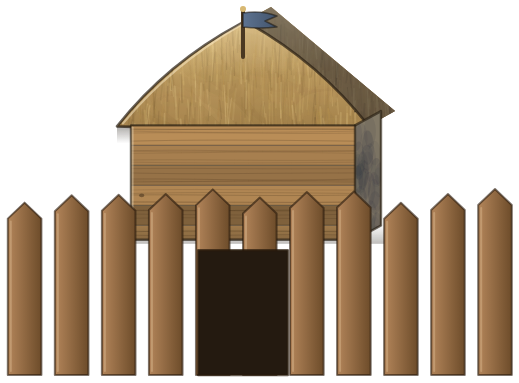
#> input picture assets/bld_barracks.png, 519 x 383 px; its folder holds only this picture in this run
$ python loecherfrei.py ../assets/bld_barracks.png
#> lines starting #> are read from the running program, lines starting #| are printed output that depends on the picture
# -*- coding: utf-8 -*-
"""Eingeschlossene Hintergrundflaechen aus den Gebaeudebildern entfernen.

Nutzerbefund: "die transparenz passt nicht bei den gebaeuden,
eingeschlossene flaechen sind weiss anstatt transparent".

URSACHE: tools/freistellen.py entfernt den Hintergrund mit einer
Flutfuellung VOM BILDRAND. Das muss so sein - der Schlagschatten hat
dieselbe Farbigkeit wie der Hintergrund, und grauer Stein am Bau auch;
ohne die Randbedingung frisst der Freisteller den Stein mit. Der Preis
ist genau der gemeldete: was RINGSUM von Gebaeude umschlossen ist - die
Oeffnung in einem Geruest, das Innere einer Rundmauer, der Giebel eines
Fachwerks - bleibt stehen und leuchtet milchig.

DASS es der Hintergrund ist, ist gemessen: die Randfarbe der Quellbilder
ist ueber alle Lieferungen (213,1 / 209,5 / 202,5) mit einer Streuung von
0,6 - und die milchigen Reste im fertigen Sprite haben dieselbe Farbe
(bld_build_m_1: Mittel 213,1 / 209,0 / 201,2).

Der Schatten-Einwand gilt hier NICHT, weil nicht nach Farbigkeit gesucht
wird, sondern nach der GANZEN Farbe: ein abgedunkelter Hintergrund liegt
weit weg von ihr, gemalter Werkstoff ebenfalls. Nachgeprueft an zehn
Blaettern mit markierter Maske (Beleg maske.png): getroffen werden
ausschliesslich Oeffnungen; Putz, Stroh und grauer Stein bleiben
unberuehrt - Lagerhaus, Wohnhaus, Baeckerei und Zehntscheune melden
0,0 Prozent.

Weiche Kante: unter T0 ganz weg, ueber T1 ganz da, dazwischen linear -
sonst bliebe ein Saum aus den Mischpixeln der Kante stehen.

    python3 tools/loecherfrei.py [--pruefen]
"""
import sys, glob, os
import numpy as np
from PIL import Image, PngImagePlugin

MARKE, WERT = 'neuland-loecher', 'v1'
BG = np.array([213.1, 209.5, 202.5])
T0, T1 = 12.0, 24.0

def behandle(pfad, nur_pruefen=False):
#> called with pfad = '../assets/bld_barracks.png', nur_pruefen = False
    im = Image.open(pfad)
#> im is the input picture: PIL image 519x383 RGBA; mean R, G, B, A 73.8, 55.8, 35.4, 141.1
    if im.info.get(MARKE) == WERT:
        return 'schon behandelt', 0
    im = im.convert('RGBA')
    a = np.asarray(im).astype(float)
    al = a[..., 3]
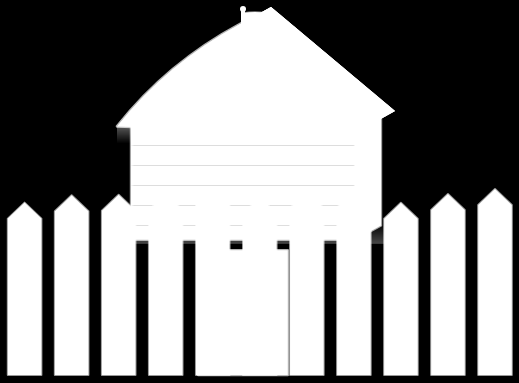
#> al: shape (383, 519) float64; min 0, max 255, mean 141.1
    d = np.abs(a[..., :3] - BG).max(2)
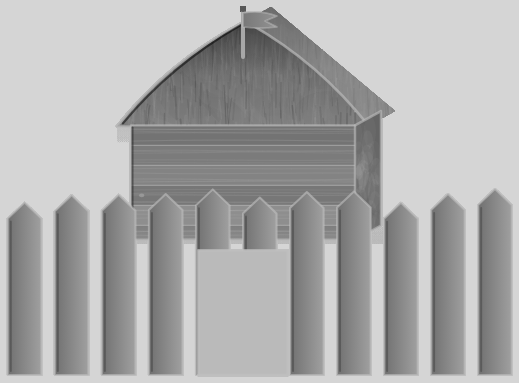
#> d: shape (383, 519) float64; min 30.5, max 213.1, mean 171.7
    # 0 unter T0, 1 ueber T1, dazwischen weich
    f = np.clip((d - T0) / (T1 - T0), 0, 1)
#> f: shape (383, 519) float64; every value is 1
    neu = np.minimum(al, f * 255.0)
    weg = int(((al > 200) & (neu < 60)).sum())
#> weg = 0
    if nur_pruefen:
        return '%d Pixel wuerden fallen' % weg, weg
    a[..., 3] = neu
    info = PngImagePlugin.PngInfo()
    info.add_text(MARKE, WERT)
    Image.fromarray(a.astype(np.uint8), 'RGBA').save(pfad, 'PNG', pnginfo=info)
    return '%d Pixel entfernt' % weg, weg

def main(nur_pruefen, dateien=None):
    # Ohne Argumente: alle Gebaeudebilder (so kam das Werkzeug in v310 zur
    # Welt). Mit Argumenten: genau diese Dateien - die Offen-Lieferung
    # bringt Objekte und Deko mit denselben Oeffnungen mit (das Speichenrad
    # der Mine ist der Extremfall: acht eingeschlossene Zwickel, ohne die
    # es als volle Scheibe ueber dem Foerdergeruest saesse).
    gesamt = 0
    zeilen = []
    for p in (dateien or sorted(glob.glob('assets/bld_*.png'))):
        txt, n = behandle(p, nur_pruefen)
#> txt = '0 Pixel entfernt'; n = 0
        gesamt += n
#> gesamt = 0
        if n: zeilen.append((n, os.path.basename(p), txt))
    zeilen.sort(reverse=True)
    for n, f, txt in zeilen[:12]:
        print('  %-30s %s' % (f, txt))
    print('%d Blaetter betroffen, %d Pixel %s'
          % (len(zeilen), gesamt, 'wuerden fallen' if nur_pruefen else 'entfernt'))
#| 0 Blaetter betroffen, 0 Pixel entfernt

if __name__ == '__main__':
    args = [x for x in sys.argv[1:] if not x.startswith('--')]
    main('--pruefen' in sys.argv, args or None)

$ run again, on assets/bld_build_guardhouse_1.png
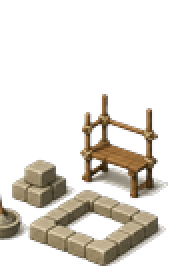
#> input picture assets/bld_build_guardhouse_1.png, 98 x 136 px (shown 2 times larger)
#> in behandle, im is the input picture: PIL image 98x136 RGBA; mean R, G, B, A 32.7, 28.7, 22.3, 55.2
#> in behandle, `f = np.clip((d - T0) / (T1 - T0), 0, 1)`:
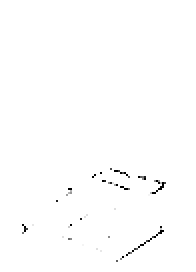
#> f: shape (136, 98) float64 (shown 2 times larger); min 0, max 1, mean 0.995
#> weg = 57
#> in behandle, `a[..., 3] = neu`:
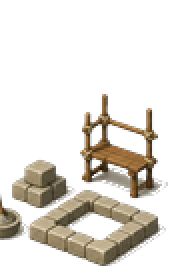
#> a: shape (136, 98, 4) float64 (shown 2 times larger); mean R, G, B, A 32.7, 28.7, 22.3, 53.9; transparent parts drawn white
#> in main, `txt, n = behandle(p, nur_pruefen)`: txt = '57 Pixel entfernt'; n = 57
#> the loop in main, `for n, f, txt in zeilen[:12]:` made 1 pass
#> (n, f, txt) on pass 1: (57, 'bld_build_guardhouse_1.png', '57 Pixel entfernt')
#> (printed output is left out)
#| 1 Blaetter betroffen, 57 Pixel entfernt
